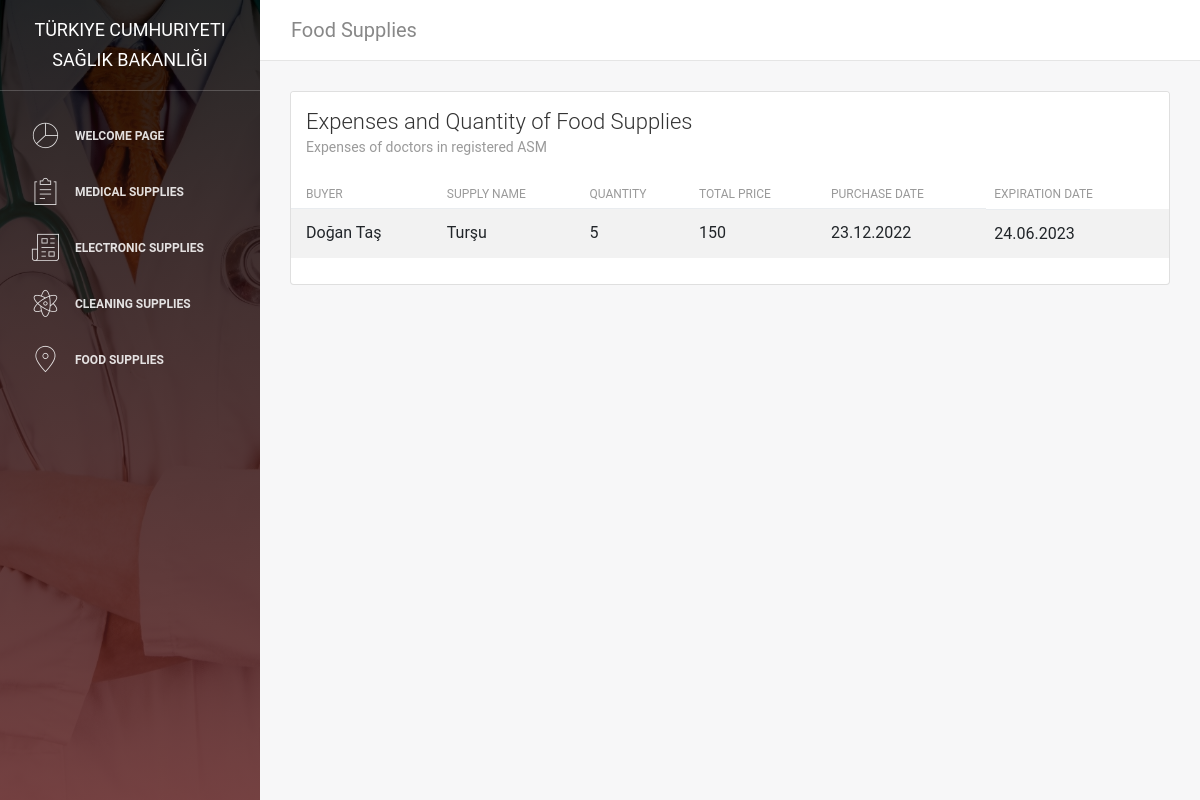
The app's page /foodSupplies, older data.
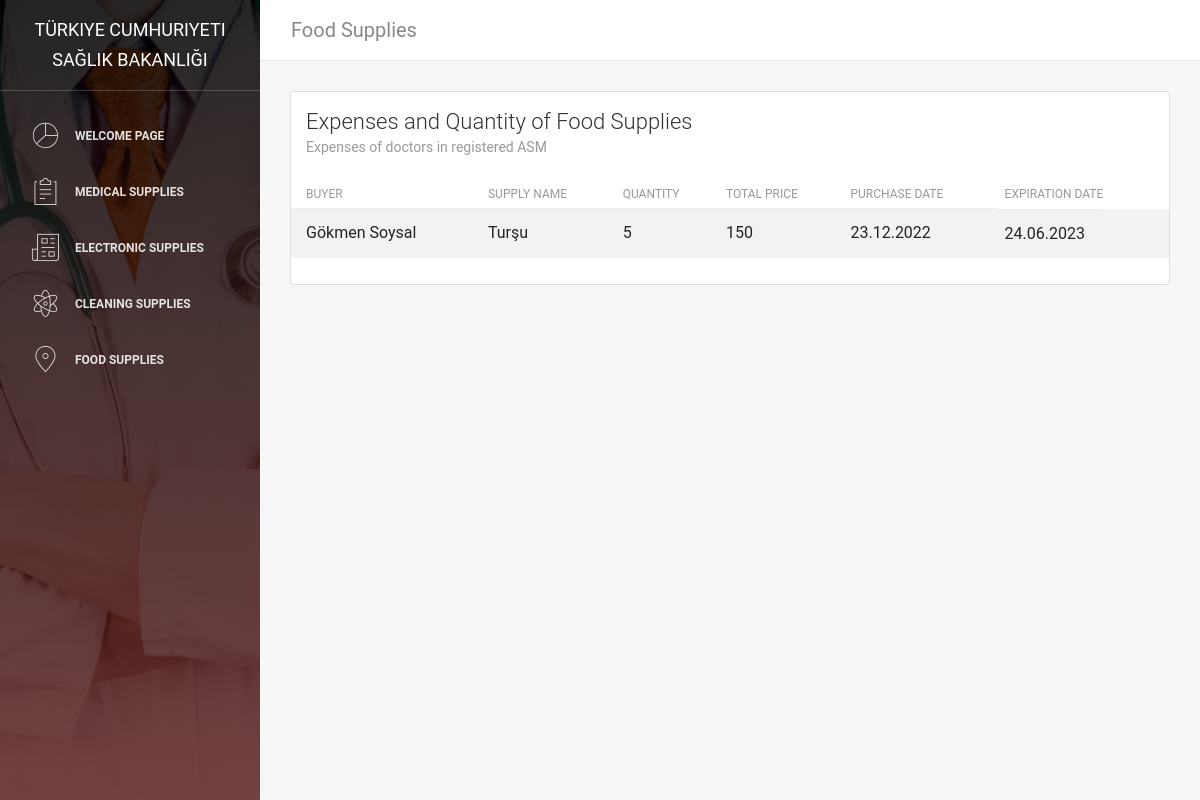
The same page, newer data.
### asm/models.py (models this page shows, shortened)
class FoodSupplies(models.Model):
    nameFoodSupplies = models.CharField(max_length=45)
    priceFoodSupplies = models.CharField(max_length=45)
    quantityFoodSupplies = models.IntegerField()
    expirationFoodSupplies = models.CharField(max_length=45)
    buyDateFoodSupplies = models.CharField(max_length=45)
    buyerFoodSupplies = models.ForeignKey(Users, on_delete=models.CASCADE, null=True)

class Users(models.Model):
    nameUsers = models.CharField(max_length=45)
    surnameUsers = models.CharField(max_length=45)
    passwordUserss = models.CharField(max_length=45)
    phoneNumberUsers = models.CharField(max_length=45)
    emailUsers = models.CharField(max_length=45)
    def __str__(self):
       return f"{self.nameUsers} {self.surnameUsers}"

### asm/views.py (the view)
# urls.py: path("foodSupplies", views.foodSupplies, name='foodSupplies'),
def foodSupplies(request):
    foodSupplies = FoodSupplies.objects.all()
    context = {
        "foodSupplies": foodSupplies
    }
    return render(request, "asm/foodSupplies.html", context)

### asm/templates/asm/foodSupplies.html (shortened to what this page needs)
 {% load static %}
 <!DOCTYPE html>
 <html lang="en">
 <head>
     <link rel="stylesheet" href="https://maxcdn.bootstrapcdn.com/font-awesome/latest/css/font-awesome.min.css" />
     <link href="{% static 'assets/css/bootstrap.min.css' %}" rel="stylesheet" />
     <link href="{% static 'assets/css/light-bootstrap-dashboard.css' %}" rel="stylesheet" />
     <link href="{% static 'assets/css/demo.css' %}" rel="stylesheet" />
 </head>
 <body>
     <div class="wrapper">
         <div class="sidebar" data-image="{% static 'assets/img/image.jpg' %}">
             <div class="sidebar-wrapper">
                 <div class="logo">
                     <a href="https://www.saglik.gov.tr/" class="simple-text">
                         Türkiye Cumhuriyeti Sağlık Bakanlığı
                     </a>
                 </div>
                 <ul class="nav">
                     <li>
                         <a class="nav-link" href="{% url 'WelcomePage' %}">
                             <i class="nc-icon nc-chart-pie-35"></i>
                             <p>Welcome Page</p>
                         </a>
                     </li>
                     <li>
                         <a class="nav-link" href="{% url 'medicalSupplies' %}">
                             <i class="nc-icon nc-notes"></i>
                             <p>Medical Supplies</p>
                         </a>
                     </li>
                     <li>
                         <a class="nav-link" href="{% url 'electronicSupplies' %}">
                             <i class="nc-icon nc-paper-2"></i>
                             <p>Electronic Supplies</p>
                         </a>
                     </li>
                     <li>
                         <a class="nav-link" href="{% url 'cleaningSupplies' %}">
                             <i class="nc-icon nc-atom"></i>
                             <p>Cleaning Supplies</p>
                         </a>
                     </li>
                     <li>
                         <a class="nav-link" href="{% url 'foodSupplies' %}">
                             <i class="nc-icon nc-pin-3"></i>
                             <p>Food Supplies</p>
                         </a>
                     </li>
                 </ul>
             </div>
         </div>
         <div class="main-panel">
             <nav class="navbar navbar-expand-lg " color-on-scroll="500">
                 <div class="container-fluid">
                     <a class="navbar-brand" href="#pablo"> Food Supplies </a>
                 </div>
             </nav>
            <div class="content">
                <div class="container-fluid">
                    <div class="row">
                        <div class="col-md-12">
                            <div class="card strpied-tabled-with-hover">
                                <div class="card-header ">
                                    <h4 class="card-title">Expenses and Quantity of Food Supplies </h4>
                                    <p class="card-category">Expenses of doctors in registered ASM</p>
                                </div>
                                <div class="card-body table-full-width table-responsive">
                                    <table class="table table-hover table-striped">
                                        <thead>
                                            <th>Buyer</th>
                                            <th>Supply Name</th>
                                            <th>Quantity</th>
                                            <th>Total Price</th>
                                            <th>Purchase Date</th>
                                            <th>Expiration Date</th>
                                        </thead>
                                        <tbody>
                                            {% for foodSupplies in foodSupplies %}
                                            <tr>
                                                <td> {{foodSupplies.buyerFoodSupplies}} </td>
                                                <td> {{foodSupplies.nameFoodSupplies}} </td>
                                                <td> {{foodSupplies.quantityFoodSupplies}} </td>
                                                <td> {{foodSupplies.priceFoodSupplies}} </td>
                                                <td> {{foodSupplies.buyDateFoodSupplies}} </td>
                                                <td> {{foodSupplies.expirationFoodSupplies}} </td>
                                            </tr>
                                             {% endfor %}
                                        </tbody>
                                    </table>
                                </div>
                            </div>
                        </div>
                    </div>
                </div>
            </div>
        </div>
    </div>
</body>
</html>

Row changes from the older to the newer data that the page shows:
removed FoodSupplies: buyerFoodSupplies "Doğan Taş", nameFoodSupplies "Turşu", quantityFoodSupplies "5", priceFoodSupplies "150", buyDateFoodSupplies "23.12.2022", expirationFoodSupplies "24.06.2023"
added FoodSupplies: buyerFoodSupplies "Gökmen Soysal", nameFoodSupplies "Turşu", quantityFoodSupplies "5", priceFoodSupplies "150", buyDateFoodSupplies "23.12.2022", expirationFoodSupplies "24.06.2023"
